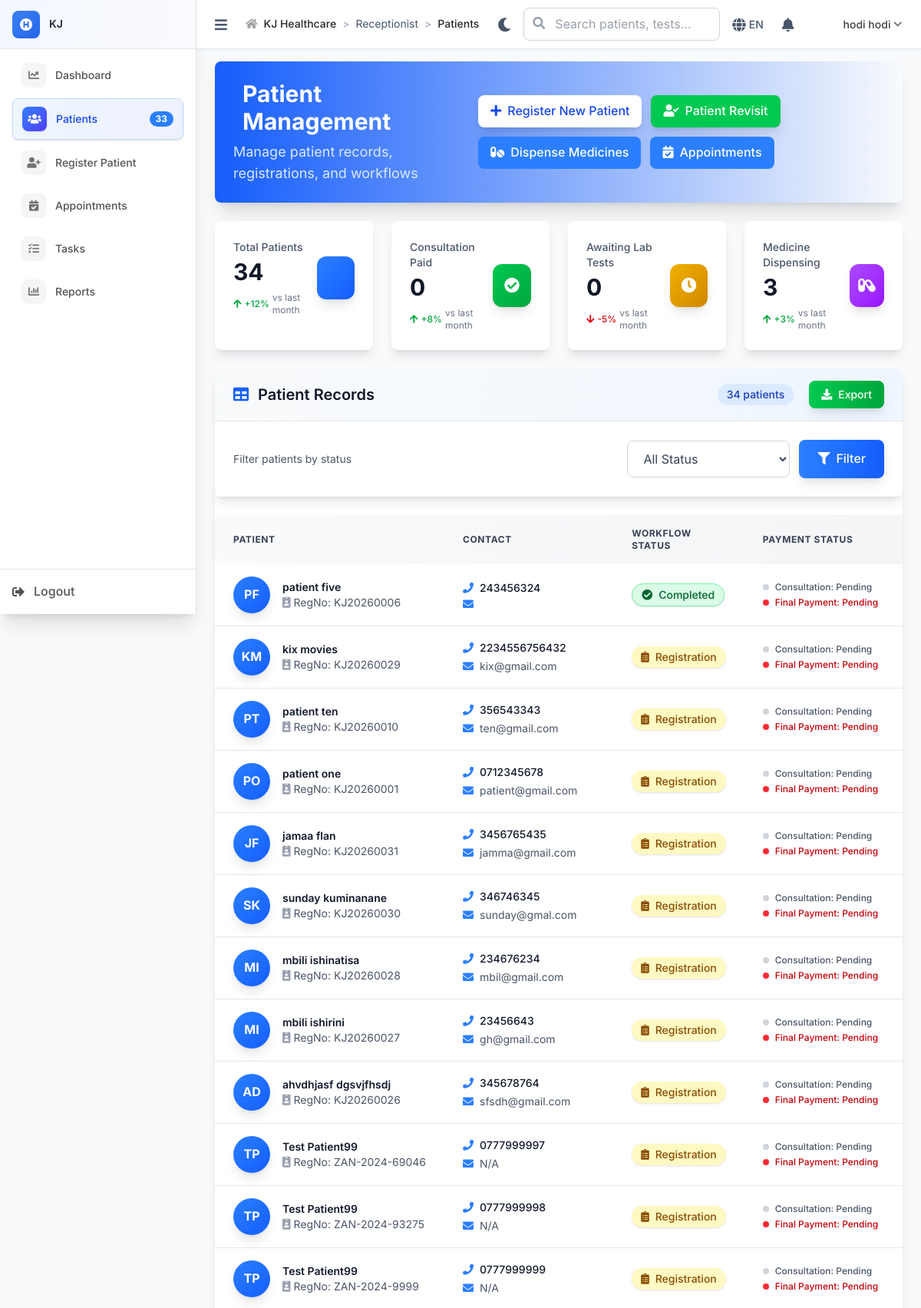
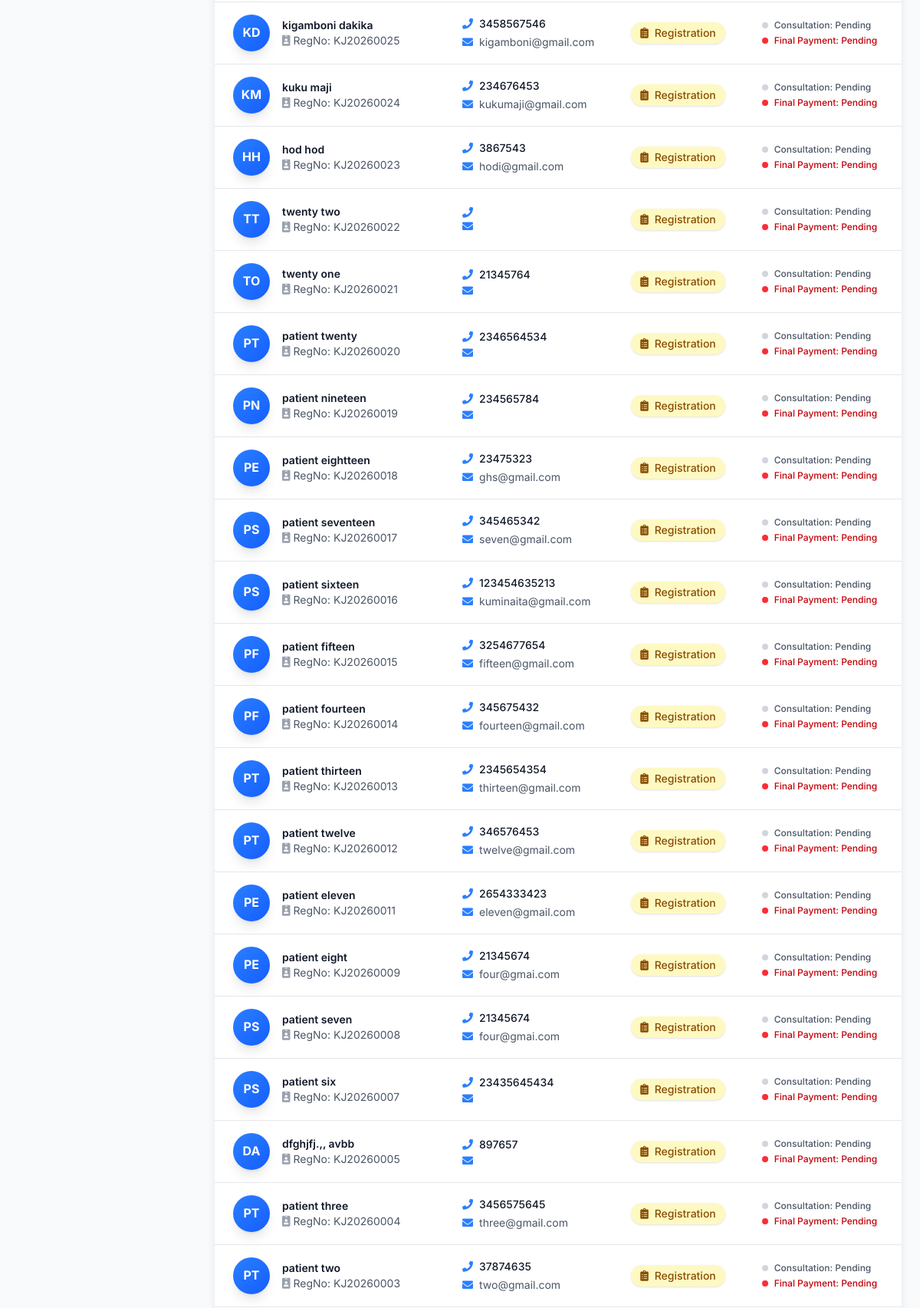
Page /receptionist/patients (signed in, upper part) on the committed database (2 pictures, top to bottom).
### tables this page shows
CREATE TABLE `patients` (
  `id` int NOT NULL,
  `registration_number` varchar(20) NOT NULL,
  `first_name` varchar(50) NOT NULL,
  `last_name` varchar(50) NOT NULL,
  `date_of_birth` date DEFAULT NULL,
  `gender` enum('male','female','other') DEFAULT NULL,
  `phone` varchar(20) DEFAULT NULL,
  `email` varchar(100) DEFAULT NULL,
  `address` text,
  `occupation` varchar(100) DEFAULT NULL,
  `emergency_contact_name` varchar(100) DEFAULT NULL,
  `emergency_contact_phone` varchar(20) DEFAULT NULL,
  `blood_group` varchar(5) DEFAULT NULL COMMENT 'A+, B-, O+, etc',
  `allergies` text COMMENT 'Known allergies',
  `chronic_conditions` text COMMENT 'Diabetes, Hypertension, etc',
  `insurance_company` varchar(100) DEFAULT NULL COMMENT 'Future use',
  `insurance_number` varchar(50) DEFAULT NULL COMMENT 'Future use',
  `created_at` timestamp NOT NULL DEFAULT CURRENT_TIMESTAMP,
  `updated_at` timestamp NOT NULL DEFAULT CURRENT_TIMESTAMP ON UPDATE CURRENT_TIMESTAMP
);

### views/receptionist/patients.php (the view, shortened to what the rows shown need)
<div class="bg-gradient-to-r from-blue-600 via-blue-700 to-indigo-800 rounded-lg shadow-xl p-6 mb-6">
    <div class="flex flex-col md:flex-row md:items-center justify-between gap-4">
        <div class="text-white">
            <h1 class="text-3xl font-bold flex items-center">
                Patient Management
            </h1>
        </div>
    </div>
</div>
<div class="bg-white rounded-lg shadow-lg overflow-hidden">
    <div class="px-6 py-4 border-b border-gray-200 bg-gradient-to-r from-gray-50 to-blue-50">
        <div class="flex items-center justify-between">
            <h2 class="text-xl font-semibold text-gray-900 flex items-center">
                <i class="fas fa-table mr-3 text-blue-600"></i>
                Patient Records
            </h2>
        </div>
    </div>
    <?php if (empty($patients)): ?>
        <div class="p-12 text-center">
            <div class="w-24 h-24 mx-auto mb-6 bg-gradient-to-br from-gray-100 to-gray-200 rounded-full flex items-center justify-center shadow-lg">
                <i class="fas fa-users-medical text-4xl text-gray-400"></i>
            </div>
            <h3 class="text-xl font-semibold text-gray-900 mb-3">No patients registered yet</h3>
            <p class="text-gray-600 mb-8 text-lg">Get started by registering your first patient to begin managing healthcare records</p>
            <a href="<?php echo BASE_PATH; ?>/receptionist/register_patient" class="bg-gradient-to-r from-blue-500 to-blue-600 hover:from-blue-600 hover:to-blue-700 text-white px-6 py-3 rounded-lg font-medium transition-all duration-300 transform hover:scale-105 shadow-lg">
                <i class="fas fa-plus mr-2"></i>Register First Patient
            </a>
        </div>
    <?php else: ?>
        <div class="overflow-x-auto">
            <table class="w-full">
                <thead class="bg-gradient-to-r from-gray-50 to-gray-100">
                    <tr>
                        <th class="px-6 py-4 text-left text-xs font-bold text-gray-700 uppercase tracking-wider">Patient</th>
                        <th class="px-6 py-4 text-left text-xs font-bold text-gray-700 uppercase tracking-wider">Contact</th>
                        <th class="px-6 py-4 text-left text-xs font-bold text-gray-700 uppercase tracking-wider">Workflow Status</th>
                        <th class="px-6 py-4 text-left text-xs font-bold text-gray-700 uppercase tracking-wider">Payment Status</th>
                        <th class="px-6 py-4 text-left text-xs font-bold text-gray-700 uppercase tracking-wider">Actions</th>
                    </tr>
                </thead>
                <tbody class="divide-y divide-gray-200">
                    <?php foreach ($patients as $patient): ?>
                    <tr class="hover:bg-blue-50 transition-all duration-300 cursor-pointer">
                        <td class="px-6 py-4 whitespace-nowrap">
                            <div class="flex items-center">
                                <div class="w-12 h-12 bg-gradient-to-br from-blue-500 to-blue-600 rounded-full flex items-center justify-center text-white font-bold shadow-lg">
                                    <?php echo strtoupper(substr($patient['first_name'], 0, 1) . substr($patient['last_name'], 0, 1)); ?>
                                </div>
                                <div class="ml-4">
                                    <div class="text-sm font-semibold text-gray-900">
                                        <?php echo htmlspecialchars($patient['first_name'] . ' ' . $patient['last_name']); ?>
                                    </div>
                                    <div class="text-sm text-gray-600 flex items-center">
                                        <i class="fas fa-id-badge mr-1 text-gray-400"></i>
                                        RegNo: <?php echo htmlspecialchars($patient['registration_number']); ?>
                                    </div>
                                </div>
                            </div>
                        </td>
                        <td class="px-6 py-4 whitespace-nowrap">
                            <div class="text-sm text-gray-900">
                                <div class="flex items-center mb-1">
                                    <i class="fas fa-phone text-blue-500 mr-2"></i>
                                    <span class="font-medium"><?php echo htmlspecialchars($patient['phone'] ?? 'N/A'); ?></span>
                                </div>
                                <div class="flex items-center">
                                    <i class="fas fa-envelope text-blue-500 mr-2"></i>
                                    <span class="text-gray-600"><?php echo htmlspecialchars($patient['email'] ?? 'N/A'); ?></span>
                                </div>
                            </div>
                        </td>
                        <td class="px-6 py-4 whitespace-nowrap">
                            <?php
                            $statusConfig = [
                                'registration' => ['class' => 'bg-yellow-100 text-yellow-800 border-yellow-300', 'icon' => 'fas fa-clipboard-list', 'text' => 'Registration'],
                                'consultation' => ['class' => 'bg-blue-100 text-blue-800 border-blue-300', 'icon' => 'fas fa-user-md', 'text' => 'Consultation'],
                'consultation_registration' => ['class' => 'bg-blue-100 text-blue-800 border border-blue-300', 'icon' => 'fas fa-user-md', 'text' => 'Consultation'],
                'lab_tests' => ['class' => 'bg-yellow-100 text-yellow-800 border border-yellow-300', 'icon' => 'fas fa-vial', 'text' => 'Lab Tests'],
                'results_review' => ['class' => 'bg-purple-100 text-purple-800 border border-purple-300', 'icon' => 'fas fa-clipboard-check', 'text' => 'Results Review'],
                'medicine_dispensing' => ['class' => 'bg-indigo-100 text-indigo-800 border border-indigo-300', 'icon' => 'fas fa-pills', 'text' => 'Medicine'],
                'completed' => ['class' => 'bg-green-100 text-green-800 border border-green-300', 'icon' => 'fas fa-check-circle', 'text' => 'Completed']
            ];
            $step = $patient['current_step'] ?? 'registration';
            $currentStatus = $statusConfig[$step] ?? $statusConfig['registration'];
            ?>
            <span class="inline-flex items-center px-3 py-1 rounded-full text-sm font-medium <?php echo $currentStatus['class']; ?> shadow-sm">
                <i class="<?php echo $currentStatus['icon']; ?> mr-2"></i>
                <?php echo $currentStatus['text']; ?>
            </span>
        </td>
        <td class="px-6 py-4 whitespace-nowrap">
            <div class="space-y-1">
                <div class="flex items-center text-xs">
                    <span class="w-2 h-2 rounded-full mr-2 <?php echo $patient['consultation_registration_paid'] ? 'bg-green-500' : 'bg-gray-300'; ?>"></span>
                    <span class="<?php echo $patient['consultation_registration_paid'] ? 'text-green-700' : 'text-gray-600'; ?> font-medium">
                        Consultation: <?php echo $patient['consultation_registration_paid'] ? 'Paid' : 'Pending'; ?>
                    </span>
                </div>
                <?php if (isset($patient['final_payment_collected'])): ?>
                <div class="flex items-center text-xs">
                    <span class="w-2 h-2 rounded-full mr-2 <?php echo $patient['final_payment_collected'] ? 'bg-green-500' : 'bg-red-500'; ?>"></span>
                    <span class="<?php echo $patient['final_payment_collected'] ? 'text-green-700' : 'text-red-700'; ?> font-medium">
                        Final Payment: <?php echo $patient['final_payment_collected'] ? 'Collected' : 'Pending'; ?>
                    </span>
                </div>
                <?php endif; ?>
            </div>
        </td>
        <td class="px-6 py-4 whitespace-nowrap">
        </td>
    </tr>
    <?php endforeach; ?>
</tbody>
</table>
</div>
<?php endif; ?>
</div>

### rows in the picture
patients: first_name+last_name "PF", first_name+last_name "patient five", registration_number "KJ20260006", phone "243456324", text "Completed"
patients: first_name+last_name "KM", first_name+last_name "kix movies", registration_number "KJ20260029", phone "2234556756432", email "kix@gmail.com", text "Registration"
patients: first_name+last_name "PT", first_name+last_name "patient ten", registration_number "KJ20260010", phone "356543343", email "ten@gmail.com", text "Registration"
patients: first_name+last_name "PO", first_name+last_name "patient one", registration_number "KJ20260001", phone "0712345678", email "patient@gmail.com", text "Registration"
patients: first_name+last_name "JF", first_name+last_name "jamaa flan", registration_number "KJ20260031", phone "3456765435", email "jamma@gmail.com", text "Registration"
patients: first_name+last_name "SK", first_name+last_name "sunday kuminanane", registration_number "KJ20260030", phone "346746345", email "sunday@gmal.com", text "Registration"
patients: first_name+last_name "MI", first_name+last_name "mbili ishinatisa", registration_number "KJ20260028", phone "234676234", email "mbil@gmail.com", text "Registration"
patients: first_name+last_name "MI", first_name+last_name "mbili ishirini", registration_number "KJ20260027", phone "23456643", email "gh@gmail.com", text "Registration"
patients: first_name+last_name "AD", first_name+last_name "ahvdhjasf dgsvjfhsdj", registration_number "KJ20260026", phone "345678764", email "sfsdh@gmail.com", text "Registration"
patients: first_name+last_name "TP", first_name+last_name "Test Patient99", registration_number "ZAN-2024-69046", phone "0777999997", email "N/A", text "Registration"
patients: first_name+last_name "TP", first_name+last_name "Test Patient99", registration_number "ZAN-2024-93275", phone "0777999998", email "N/A", text "Registration"
patients: first_name+last_name "TP", first_name+last_name "Test Patient99", registration_number "ZAN-2024-9999", phone "0777999999", email "N/A", text "Registration"
patients: first_name+last_name "KD", first_name+last_name "kigamboni dakika", registration_number "KJ20260025", phone "3458567546", email "kigamboni@gmail.com", text "Registration"
patients: first_name+last_name "KM", first_name+last_name "kuku maji", registration_number "KJ20260024", phone "234676453", email "kukumaji@gmail.com", text "Registration"
patients: first_name+last_name "HH", first_name+last_name "hod hod", registration_number "KJ20260023", phone "3867543", email "hodi@gmail.com", text "Registration"
patients: first_name+last_name "TT", first_name+last_name "twenty two", registration_number "KJ20260022", text "Registration"
patients: first_name+last_name "TO", first_name+last_name "twenty one", registration_number "KJ20260021", phone "21345764", text "Registration"
patients: first_name+last_name "PT", first_name+last_name "patient twenty", registration_number "KJ20260020", phone "2346564534", text "Registration"
patients: first_name+last_name "PN", first_name+last_name "patient nineteen", registration_number "KJ20260019", phone "234565784", text "Registration"
patients: first_name+last_name "PE", first_name+last_name "patient eightteen", registration_number "KJ20260018", phone "23475323", email "ghs@gmail.com", text "Registration"
patients: first_name+last_name "PS", first_name+last_name "patient seventeen", registration_number "KJ20260017", phone "345465342", email "seven@gmail.com", text "Registration"
patients: first_name+last_name "PS", first_name+last_name "patient sixteen", registration_number "KJ20260016", phone "123454635213", email "kuminaita@gmail.com", text "Registration"
patients: first_name+last_name "PF", first_name+last_name "patient fifteen", registration_number "KJ20260015", phone "3254677654", email "fifteen@gmail.com", text "Registration"
patients: first_name+last_name "PF", first_name+last_name "patient fourteen", registration_number "KJ20260014", phone "345675432", email "fourteen@gmail.com", text "Registration"
patients: first_name+last_name "PT", first_name+last_name "patient thirteen", registration_number "KJ20260013", phone "2345654354", email "thirteen@gmail.com", text "Registration"
patients: first_name+last_name "PT", first_name+last_name "patient twelve", registration_number "KJ20260012", phone "346576453", email "twelve@gmail.com", text "Registration"
patients: first_name+last_name "PE", first_name+last_name "patient eleven", registration_number "KJ20260011", phone "2654333423", email "eleven@gmail.com", text "Registration"
patients: first_name+last_name "PE", first_name+last_name "patient eight", registration_number "KJ20260009", phone "21345674", email "four@gmai.com", text "Registration"
patients: first_name+last_name "PS", first_name+last_name "patient seven", registration_number "KJ20260008", phone "21345674", email "four@gmai.com", text "Registration"
patients: first_name+last_name "PS", first_name+last_name "patient six", registration_number "KJ20260007", phone "23435645434", text "Registration"
patients: first_name+last_name "DA", first_name+last_name "dfghjfj.,, avbb", registration_number "KJ20260005", phone "897657", text "Registration"
patients: first_name+last_name "PT", first_name+last_name "patient three", registration_number "KJ20260004", phone "3456575645", email "three@gmail.com", text "Registration"
patients: first_name+last_name "PT", first_name+last_name "patient two", registration_number "KJ20260003", phone "37874635", email "two@gmail.com", text "Registration"

### other values in the picture
$_ENV['APP_NAME'] "KJ"
$item['text'] "Dashboard"
$item['text'] "Patients"
$badge "33"
$item['text'] "Register Patient"
$item['text'] "Appointments"
$item['text'] "Tasks"
$item['text'] "Reports"
$crumb['text'] "Receptionist"
$crumb['text'] "Patients"
$_SESSION['user_name'] "hodi hodi"
$card['label'] "Total Patients"
$card['count'] "34"
$card['trend'] "+12%"
$card['label'] "Consultation Paid"
